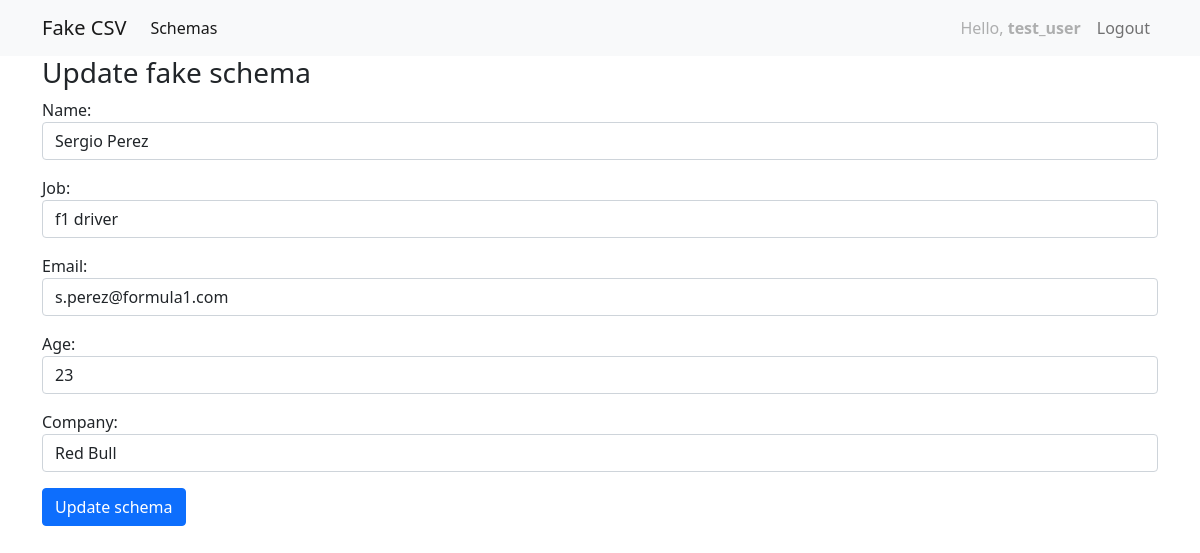
Page /update/10/ (signed in) on the committed database.
### fake/models.py (models this page shows, shortened)
class Test(models.Model):
    user = models.ForeignKey(User, on_delete=models.CASCADE, null=True, blank=True)
    name = models.CharField(max_length=50, null=True, blank=True)
    job = models.CharField(max_length=50, null=True, blank=True)
    email = models.EmailField(null=True, blank=True)
    age = models.IntegerField(
        default=1,
        validators=[MaxValueValidator(70), MinValueValidator(16)]
     )
    company = models.CharField(
            max_length=100,
            validators=[MinLengthValidator(2, "Title must be greater than 2 characters")],
    )
    created_at = models.DateTimeField(auto_now_add=True)
    updated_at = models.DateTimeField(auto_now=True)
    class Meta:
        ordering = ['-name']

### fake/views.py (the view)
# urls.py: path('update/<int:pk>/', TestUpdate.as_view(), name='update'),
class TestUpdate(LoginRequiredMixin, UpdateView):
    model = Test
    template_name= 'fake/update.html'
    success_url = reverse_lazy('home')
    form_class = TestCreateForm

### fake/forms.py
class TestCreateForm(forms.ModelForm):
    class Meta:
        model = Test
        fields = ('name', 'job', 'email', 'age', 'company')
        widgets = {
            'name': forms.TextInput(attrs={'class':'form-control'}),
            'job': forms.TextInput(attrs={'class':'form-control'}),
            'email': forms.TextInput(attrs={'class':'form-control'}),
            'age': forms.TextInput(attrs={'class':'form-control'}),
            'company': forms.TextInput(attrs={'class':'form-control'}),
        }

### fake/templates/fake/update.html (shortened to what this page needs)
{% extends 'fake/base.html' %}
{% block  content %}
<h3> Update fake schema </h3>
<form method='POST'>
    {{form.as_p}}
    <button class="btn btn-primary" type='submit' value='Submit'>Update schema </button>
</form>
{% endblock %}

### fake/templates/fake/base.html (shortened to what this page needs)
<!doctype html>
<html lang="en">
  <head>
    <link href="https://cdn.jsdelivr.net/npm/bootstrap@5.1.3/dist/css/bootstrap.min.css" rel="stylesheet">
  </head>
  <body>
    <nav class="navbar navbar-expand-lg navbar-light bg-light">
        <div class="container">
          <a class="navbar-brand" href="#">Fake CSV</a>
          <div class="collapse navbar-collapse" id="navbarSupportedContent">
            <ul class="navbar-nav me-auto mb-2 mb-lg-0">
              <li class="nav-item">
                <a class="nav-link active" aria-current="page" href="{% url 'home' %}">Schemas</a>
              </li>
            </ul>
            <ul class="navbar-nav ml-auto">
                {% if request.user.is_authenticated %}
                    <li class="nav-item">
                        <a class="nav-link disabled">Hello, <b>{{request.user.username }}</b></a>
                    </li>
                <li class="nav-item">
                    <a class="nav-link" href="{% url 'logout' %}">Logout</a>
                </li>
                {% else %}
                    <li class="nav-item">
                        <a class="nav-link" href="{% url 'login' %}">Login</a>
                      </li>
                    {% endif %}
            </ul>
          </div>
        </div>
      </nav>
    <div class='container'>
        {% block  content %}
        {% endblock %}
    </div>
  </body>
</html>

### rows in the picture
Test: name "Sergio Perez", job "f1 driver", email "s.perez@formula1.com", age "23", company "Red Bull"

### other values in the picture
{{ request.user.username }} "test_user"
